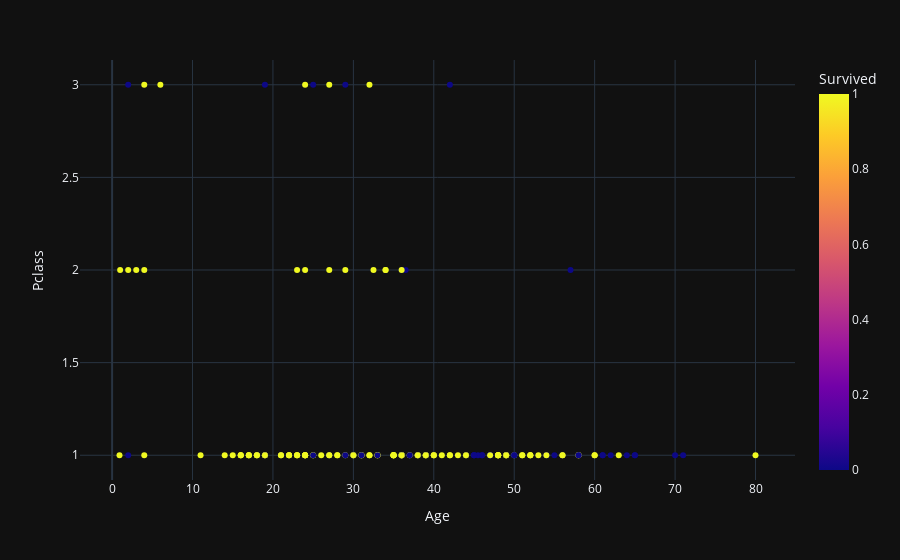

This figure's notebook cell:
### Code cell
px.scatter(df , x = 'Age' , y = 'Pclass',color = 'Survived').update_layout(template="plotly_dark")

### Figure 1 — Plotly figure (JSON) as saved in the notebook; plotly's stock layout.template omitted (floating-point values rounded to 4 significant figures; data arrays with more than 128 entries replaced by an {"elided": "..."} marker saying what was removed)
{"data": [{"hovertemplate": "Age=%{x}<br>Pclass=%{y}<br>Survived=%{marker.color}<extra></extra>", "legendgroup": "", "marker": {"color": {"elided": "183 int values"}, "coloraxis": "coloraxis", "symbol": "circle"}, "mode": "markers", "name": "", "orientation": "v", "showlegend": false, "type": "scatter", "x": {"elided": "183 float values"}, "xaxis": "x", "y": {"elided": "183 int values"}, "yaxis": "y"}], "layout": {"coloraxis": {"colorbar": {"title": {"text": "Survived"}}, "colorscale": [[0, "#0d0887"], [0.1111, "#46039f"], [0.2222, "#7201a8"], [0.3333, "#9c179e"], [0.4444, "#bd3786"], [0.5556, "#d8576b"], [0.6667, "#ed7953"], [0.7778, "#fb9f3a"], [0.8889, "#fdca26"], [1, "#f0f921"]]}, "legend": {"tracegroupgap": 0}, "margin": {"t": 60}, "xaxis": {"anchor": "y", "domain": [0, 1], "title": {"text": "Age"}}, "yaxis": {"anchor": "x", "domain": [0, 1], "title": {"text": "Pclass"}}}}
